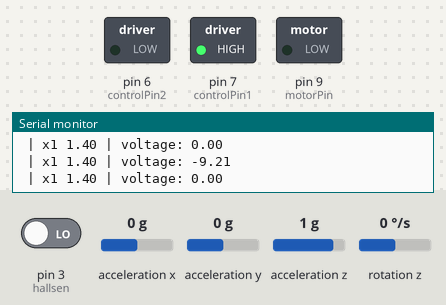
Bench run of a sketch on a simulated Arduino Uno, built with avr-gcc and run on an emulated ATmega328P. Shown: switched loads named in the sketch (green lamp = pin HIGH), the last lines printed to the serial monitor. Wiring (inferred from the names in the program): MPU-6050 motion sensor at I2C address 0x68. Dashed ring = blinking. Inputs (shaded band) come from the test bench; at power-on: rotation z 0 °/s, acceleration x 0 g, pin 3 (hallsen) LOW, acceleration y 0 g, acceleration z 1 g.

Above: at 1.6 s.
1.7 s: rotation z set to -192 °/s
At 4.5 s:
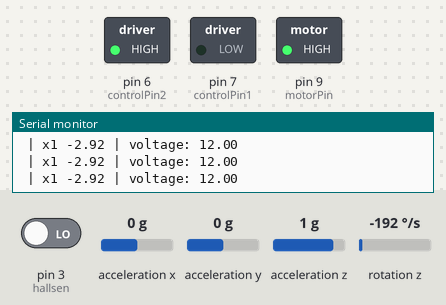
4.7 s: rotation z set to -100 °/s
7.7 s: rotation z set to 100 °/s
At 9.8 s:
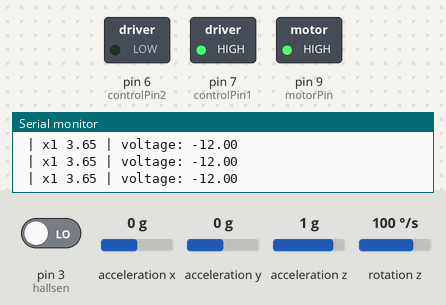
10.7 s: rotation z set to -192 °/s
At 11.65 s:
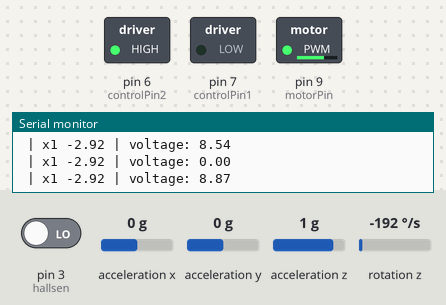
13.7 s: acceleration x set to -0.3 g
At 14.1 s:
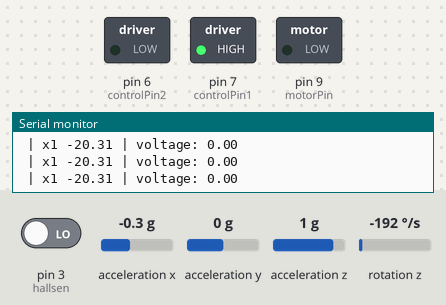
15.2 s: acceleration x set to 0 g
At 15.86 s:
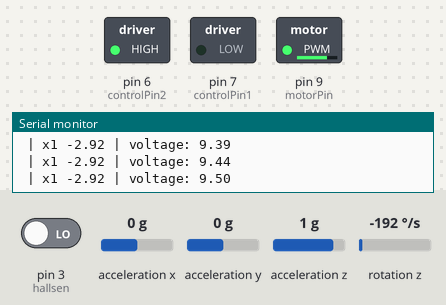
Timing chart, 0 to 18.2 s (numbered marks = the images above; inputs shaded):
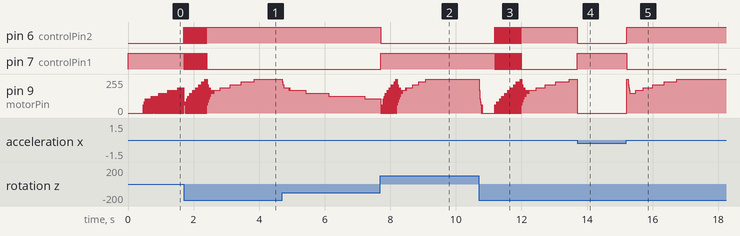

Measured:
- the behaviour switches between -0.1 and -0.2 g on acceleration x (found by bisection; images 3 and 4)
- after the input at 1.7 s, pin 6 (controlPin2): alternates HIGH for 0.02 s and LOW for 0.01 s, 47 changes in all, then stays HIGH, starting at once; pin 7 (controlPin1): alternates HIGH for 0.01 s and LOW for 0.02 s, 47 changes in all, then stays LOW, starting at once
- after the input at 7.7 s, pin 6 (controlPin2): HIGH → LOW at once; pin 7 (controlPin1): LOW → HIGH at once
- after the input at 10.7 s, pin 6 (controlPin2): alternates HIGH for 0.01 s and LOW for 0.02 s, 55 changes in all, then stays HIGH, starting after 0.49 s; pin 7 (controlPin1): alternates HIGH for 0.02 s and LOW for 0.01 s, 55 changes in all, then stays LOW, starting after 0.49 s
- after the input at 13.7 s, pin 6 (controlPin2): HIGH → LOW at once; pin 7 (controlPin1): LOW → HIGH at once; pin 9 (motorPin): 255/255 → 0/255 at once
- after the input at 15.2 s, pin 6 (controlPin2): LOW → HIGH at once; pin 7 (controlPin1): HIGH → LOW at once

The sketch:

example.ino
```cpp
 //pid
 // Source: Joshua, Tandio, 22 Jan 2019
 // Youtube Reaction Wheel Inverted Pendulum

#include<Wire.h>

const int motorPin = 9;
const int controlPin1 = 7;
const int controlPin2 = 6;

const int MPU_addr=0b1101000;  // I2C address of the MPU-6050
int16_t AcX,GyZ;
int acc_calibration_value;

double pendAngle;
double rotZ;
double wRot;

//pid
unsigned long lastTime;
double Input;
double Output=0;
double Setpoint = 0;
double errSum, lastInput;
double sampleTime = 15; // milisec
double kp = 3.0; // 0.7;
double ki = 4.5*(sampleTime/1000.0);
double kd = 0.0004/(float)(sampleTime/1000.0);
double prop,dterm;

//pid 2
unsigned long lastTime2;
double Input2;
double Output2=0;
double errSum2, lastInput2;
double sampleTime2 = 15; // milisec
double kp2 = 0.18; //0.2
double ki2 = 0;//0.0001*(sampleTime2/1000.0); //0.1
double kd2 = 0.0006/(sampleTime2/1000.0); //0.3;
double prop2,dterm2;

//state
double x1;
double x2;
double x3;

double u;
double input;

int encoderOutput = 11;
int hallsen = 3;
volatile long encoderValue = 0;
double interval = 1000;
unsigned long prevMillis = 0;
unsigned long currMillis = 0;
double rps;
int receive_counter=0;
unsigned long loop_timer;
double gyroZcali;
byte start, received_byte;

void setup() {
  // put your setup code here, to run once:
      Wire.begin();
      Wire.beginTransmission(MPU_addr);
      Wire.write(0x6B);
      Wire.write(0);
      Wire.endTransmission(true);
      Wire.beginTransmission(MPU_addr);
      Wire.write(0x1B);
      Wire.write(0x00000000); //Setting the gyro to full scale +/- 250deg./s
      Wire.endTransmission(true);
      Wire.beginTransmission(MPU_addr);
      Wire.write(0x1C);
      Wire.write(0x08); //Setting the accel to +/- 2g
      Wire.endTransmission(true);
      Wire.beginTransmission(MPU_addr);
      Wire.write(0x1A);
      Wire.write(0x03);           //Set the register bits as 00000011 (Set Digital Low Pass Filter to ~43Hz)
      Wire.endTransmission();
      Serial.begin(115200);

      pinMode(motorPin, OUTPUT);
      pinMode(controlPin1, OUTPUT);
      pinMode(controlPin2,OUTPUT);

      digitalWrite(controlPin1,HIGH);
      digitalWrite(controlPin2,LOW);
      pinMode(hallsen,INPUT_PULLUP);
  attachInterrupt(digitalPinToInterrupt(hallsen), updateEncoder, RISING);
  // gyro calibration
for(receive_counter = 0; receive_counter < 100; receive_counter++){
    Wire.beginTransmission(MPU_addr);
    Wire.write(0x47);
    Wire.endTransmission();
    Wire.requestFrom(MPU_addr, 2);
    gyroZcali += Wire.read()<<8|Wire.read();
    delayMicroseconds(3700);
 // Serial.print("calibration gyro: ");Serial.println(gyroZcali);
  }
   gyroZcali /= 100;
   acc_calibration_value= 200;
  loop_timer = micros() + 15000;
}
void loop() {

//angle calc
 Wire.beginTransmission(MPU_addr);
  Wire.write(0x3B);
  Wire.endTransmission();
  Wire.requestFrom(MPU_addr, 2);
  AcX = Wire.read()<<8|Wire.read();
  AcX += acc_calibration_value;
  if( AcX > 8200) AcX = 8200;
  if( AcX < -8200) AcX = -8200;
  pendAngle = asin((float)AcX/8200.0)*(180/3.14);      //deg
  //x1 = asin((float)AcX/8200.0)*(180/3.14);         //deg
if(pendAngle>-0.5 && pendAngle<0.5){
  x1 = pendAngle;
}
//pend angular speed calc
  Wire.beginTransmission(MPU_addr);
  Wire.write(0x47);
  Wire.endTransmission();
  Wire.requestFrom(MPU_addr, 2);
  GyZ = Wire.read()<<8|Wire.read();
  GyZ -= gyroZcali;   //raw
  rotZ = (GyZ / (float)131); // deg/sec
x2 = rotZ*(3.14/(float)180);  //rad/sec
x1 += GyZ*(float)0.0001145;    //deg
x1 = x1*0.6 + pendAngle*0.4;

//PID 2
Input2 = Output;

    errSum2 += (float)(ki2*Input2);
     if((errSum2)>10)errSum2 = 10;
else if((errSum2)<-10)errSum2 = -10;
    double dInput2 = (float)(Input2-lastInput2);
    Output2 = (float)kp2*Input2 + (float)errSum2 + (float)kd2*dInput2;
 if(Output2>10)Output2 = 10;
 if(Output2<-10)Output = -10;

    lastInput2 = Input2;
    prop2 = kp2*Input2;
    dterm2 = kd*dInput2;

  Setpoint = 0 - Output2;

//PID calc
Input = x1;
    double error = Setpoint - Input;
    errSum += (ki*error);
     if((errSum)>12)errSum = 12;
else if((errSum)<-12)errSum = -12;
    double dInput = (Input-lastInput);
    Output = kp*error + errSum - kd*dInput;
 if(Output>12)Output = 12;
else if(Output< -12)Output = -12;

    lastInput = Input;
    //lastTime = now;
    prop = kp*error;
    dterm = kd*dInput;
  //}

if(Output<3 && Output>-3){
 Output=0;
}
if(pendAngle>8 || pendAngle<-8){
  input = 0;
  Output = 0;
  errSum= 0;
  Output2 = 0;
  errSum2 = 0;
}

u = abs(Output);
input = constrain(map(u,0,12,0,255),0,255);

if(Output <(0.3)){
  PORTD = B10000000;
 // digitalWrite(controlPin1,HIGH);
 // digitalWrite(controlPin2,LOW);
  analogWrite(motorPin,input);
}else if(Output > (0.3)){
  //u = u*(-0.3);
  PORTD = B01000000;
  //digitalWrite(controlPin1,LOW);
  //digitalWrite(controlPin2,HIGH);
  analogWrite(motorPin,input);
}else{
 // PORTD = B11000000;
  //digitalWrite(motorPin,HIGH);
analogWrite(motorPin,0);
}

Serial.print(" | x1 ");
Serial.print(x1);
Serial.print(" | voltage: ");
Serial.println(Output);
//Serial.print(" | Ref ");
//Serial.println(Setpoint);

  while(loop_timer>= micros()){
  }
  loop_timer += 15000;
}

void updateEncoder()
{
  encoderValue++;
}
```
